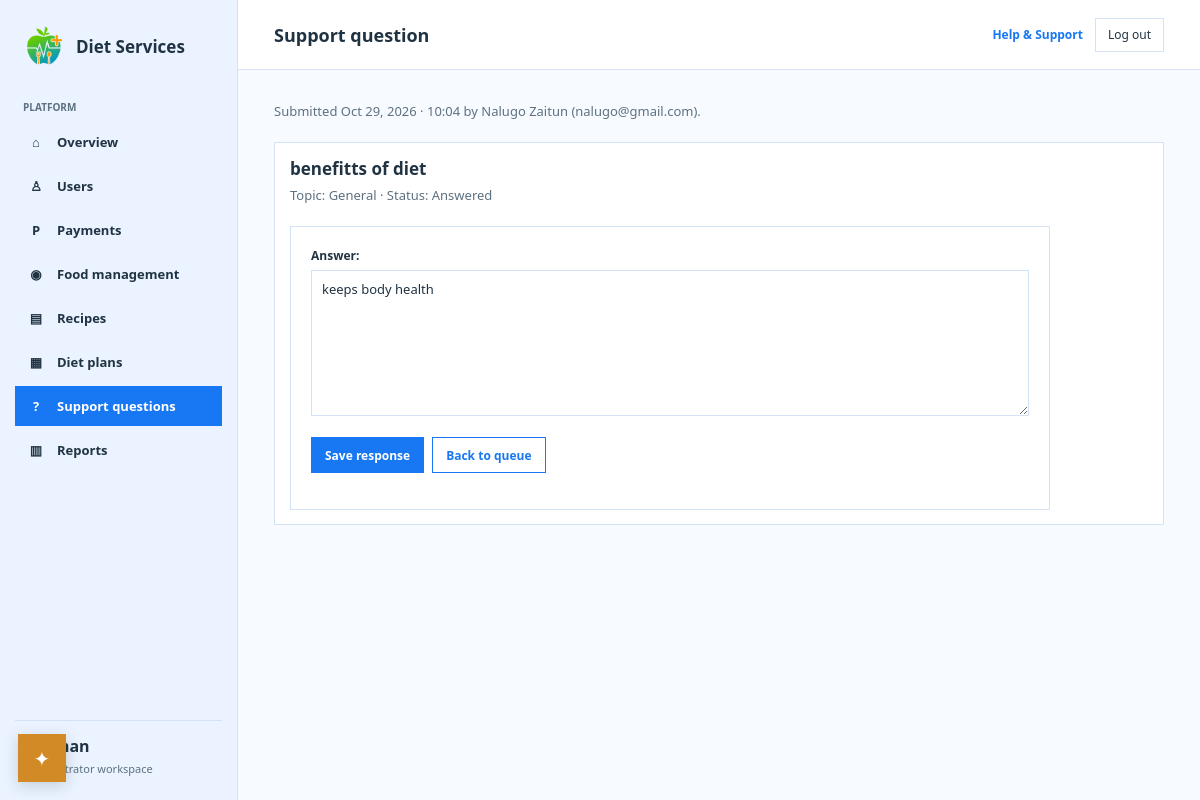
The page /admin-dashboard/support/2/ (signed in) on the database its author committed.
### DietApp/models.py (models this page shows, shortened)
class SupportQuestion(models.Model):
    TOPIC_CHOICES = SupportFeedback.TOPIC_CHOICES
    user = models.ForeignKey(
        Users,
        on_delete=models.SET_NULL,
        null=True,
        blank=True,
        related_name="support_questions",
    )
    question = models.CharField(max_length=500)
    question_key = models.CharField(max_length=64, db_index=True)
    topic = models.CharField(max_length=30, choices=TOPIC_CHOICES, default="general")
    answer = models.TextField(blank=True)
    answer_viewed_at = models.DateTimeField(null=True, blank=True)
    created_at = models.DateTimeField(auto_now_add=True)
    updated_at = models.DateTimeField(auto_now=True)

class Users(models.Model):
    user_id = models.IntegerField(null=False, primary_key=True)
    full_name = models.CharField(max_length=30)
    email = models.EmailField(unique=True, null=False)
    password_hash = models.CharField(max_length=128, null=False)
    is_active = models.BooleanField(default=True)
    onboarding_complete = models.BooleanField(default=False)
    paid_until = models.DateField(null=True, blank=True)
    phone = models.CharField(max_length=20, unique=True)
    profile_image = models.ImageField(upload_to='profile_picture', max_length=40, blank=True)
    created_at = models.DateField(null=False)
    last_login = models.DateField(null=False)

### DietApp/views.py (the view)
# urls.py: path("admin-dashboard/support/<int:record_id>/", views.AdminSupportAnswer, name="admin_support_answer"),
def AdminSupportAnswer(request, record_id):
    denied = _admin_access(request, "DietApp.change_supportquestion")
    if denied:
        return denied
    question = get_object_or_404(SupportQuestion.objects.select_related("user"), pk=record_id)
    form = AdminSupportAnswerForm(request.POST or None, instance=question)
    if request.method == "POST" and form.is_valid():
        form.save()
        SupportQuestion.objects.filter(question_key=question.question_key).exclude(pk=question.pk).update(answer=question.answer, answer_viewed_at=None)
        messages.success(request, "Support response saved and shared with users who asked the same question.")
        return redirect("admin_support")
    return render(request, "admin/support_detail.html", {"question": question, "form": form})

### DietApp/forms.py
class AdminSupportAnswerForm(ModelForm):
    class Meta:
        model = SupportQuestion
        fields = ("answer",)
        widgets = {"answer": forms.Textarea(attrs={"rows": 7})}

### DietApp/context_processors.py (called while the page is built)
def navigation_context(request):
	model_slug = getattr(request.resolver_match, "kwargs", {}).get("model_slug")
	previous_page_url = reverse("food_log") if model_slug == "weight-logs" else reverse("dashboard")
	return {"previous_page_url": previous_page_url}

### DietApp/views.py (called while the page is built)
def _admin_access(request, permission):
    if not request.user.is_authenticated:
        if request.session.get("user_id"):
            raise PermissionDenied
        return redirect("login")
    if not (request.user.is_superuser or request.user.has_perm(permission)):
        raise PermissionDenied
    return None

### DietApp/templates/admin/support_detail.html (shortened to what this page needs)
{% extends "admin/base_admin.html" %}
{% block page_title %}Support question{% endblock %}
{% block content %}
<p class="admin-intro">Submitted {{ question.created_at|date:"M j, Y · H:i" }}{% if question.user %} by {{ question.user.full_name }} ({{ question.user.email }}){% else %} by a deleted account{% endif %}.</p>
<section class="admin-panel"><div class="admin-panel-body"><h2>{{ question.question }}</h2><p class="admin-intro">Topic: {{ question.get_topic_display }} · Status: {% if question.answer %}Answered{% else %}Pending{% endif %}</p>
<form class="admin-form" method="post">{% csrf_token %}{{ form.answer.label_tag }}{{ form.answer }}{{ form.answer.errors }}<div class="admin-actions"><button class="admin-button" type="submit">Save response</button><a class="admin-button secondary" href="{% url 'admin_support' %}">Back to queue</a></div></form>
</div></section>
{% endblock %}

### DietApp/templates/admin/base_admin.html (style rules this page uses)
:root { --admin-ink: #203343; --admin-muted: #5d7180; --admin-green: #1877f2; --admin-pale: #eaf3ff; --admin-coral: #d28a26; --admin-line: #d3e2f5; --admin-paper: #fff; --admin-bg: #f7faff; }
* { box-sizing: border-box; }
body { min-height: 100vh; margin: 0; background: var(--admin-bg); color: var(--admin-ink); font-family: "Aptos", "Segoe UI", sans-serif; }
a { color: var(--admin-green); }
.admin-content h2 { margin: 0; font-size: 17px; }
.admin-intro { margin: 6px 0 22px; color: var(--admin-muted); font-size: 13px; }
.admin-panel { min-width: 0; margin-bottom: 15px; border: 1px solid var(--admin-line); background: white; }
.admin-panel-body { padding: 14px 15px; }
.admin-form { max-width: 760px; padding: 20px; border: 1px solid var(--admin-line); background: white; }
.admin-form label { display: block; margin-bottom: 6px; font-size: 12px; font-weight: 700; }
.admin-form input, .admin-form select, .admin-form textarea, .admin-search input { width: 100%; min-height: 40px; padding: 9px 10px; border: 1px solid var(--admin-line); background: #fff; color: var(--admin-ink); font: inherit; font-size: 13px; }
.admin-form textarea { min-height: 110px; }
.admin-actions { display: flex; flex-wrap: wrap; align-items: center; gap: 8px; margin: 16px 0; }
.admin-button { display: inline-flex; min-height: 36px; align-items: center; justify-content: center; padding: 0 13px; border: 1px solid var(--admin-green); background: var(--admin-green); color: white; font: inherit; font-size: 12px; font-weight: 700; text-decoration: none; cursor: pointer; }
.admin-button.secondary { background: white; color: var(--admin-green); }

### rows shown on the page
SupportQuestion: created_at "Oct 29, 2026 · 10:04", user.full_name "Nalugo Zaitun", user.email "nalugo@gmail.com", question "benefitts of diet", topic "General", answer "keeps body health"
